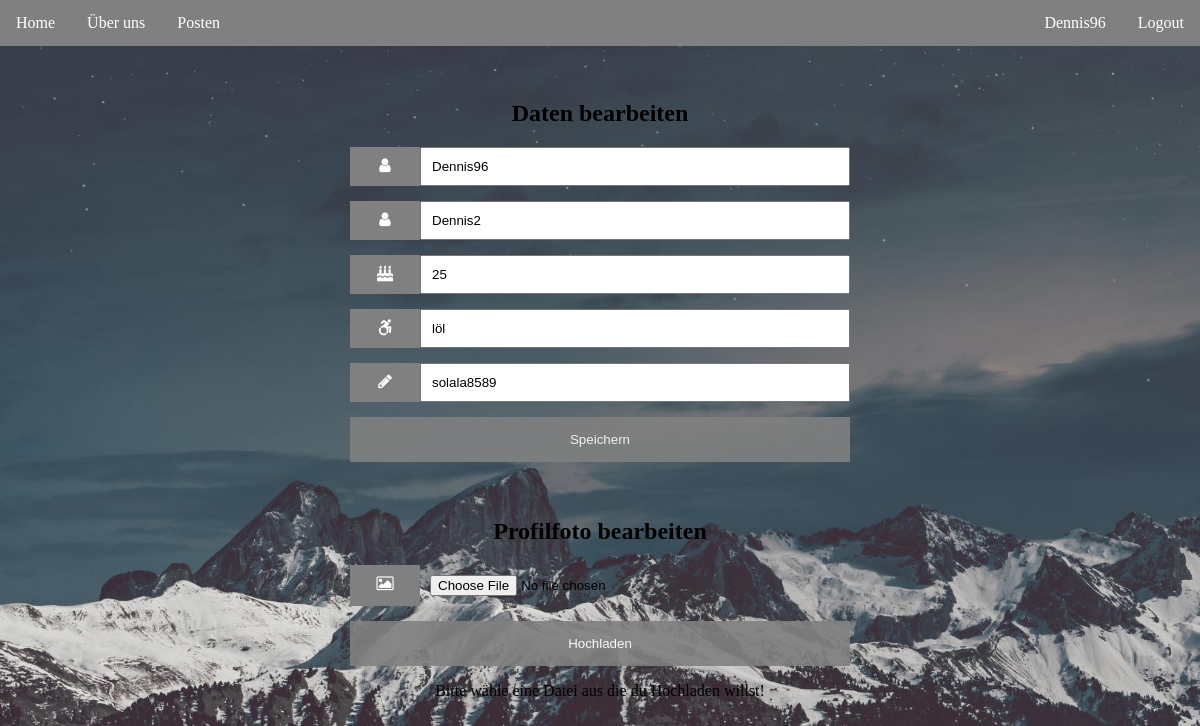
Screenshot of /login/profileedit.php?username=Dennis96 (signed in) with the database file from the repository.
### tables this page shows
CREATE TABLE `benutzer` (
  `id` int(11) NOT NULL,
  `vname` text NOT NULL,
  `nname` text NOT NULL,
  `username` varchar(25) NOT NULL,
  `passwort` varchar(1000) NOT NULL,
  `behinderung` varchar(1000) NOT NULL,
  `age` int(11) NOT NULL,
  `hobbys` varchar(1000) NOT NULL,
  `inserted_at` timestamp NOT NULL DEFAULT current_timestamp() ON UPDATE current_timestamp()
);

### login/profileedit.php (the view, shortened to what this page needs)
<?php
require "../includes/functions.php";
require "../includes/connection.php";
$usernamee = $_GET['username'];
?>
<?php
    $stmt = $dbh -> prepare("Select username, vname, age, behinderung, hobbys FROM benutzer WHERE username = '$usernamee'");
    $stmt ->execute(array('username' => $_GET['username'] ));
    $row = $stmt->fetch();
  ?>
  <form action="profileedit.php" style="max-width:500px;margin:auto" method="post">
  <h2 class="hanm">Daten bearbeiten</h2>
  <div class="eingabefeld">
    <i class="fa fa-user icon"></i>
    <input class="eingabefeld-text" type="text" readonly name="username" value='<?php echo $row['username'];?>' >
  </div>
  <div class="eingabefeld">
    <i class="fa fa-user icon"></i>
    <input class="eingabefeld-text" type="text" readonly  name="vname" value='<?php echo $row['vname'];?>' >
  </div>
  <div class="eingabefeld">
    <i class="fa fa-birthday-cake icon"></i>
    <input class="eingabefeld-text" type="number" name="age" value='<?php echo $row['age'];?>'>
  </div>
  <div class="eingabefeld">
    <i class="fa fa-wheelchair-alt icon"></i>
    <input class="eingabefeld-text" type="text" name="behinderung" value='<?php echo $row['behinderung'];?>'>
  </div>
  <div class="eingabefeld">
    <i class="fa fa-pencil icon"></i>
    <input class="eingabefeld-text" type="text" name="hobbys" value='<?php echo $row['hobbys'];?>'>
  </div>
<input  class="btn" type="submit" value="Speichern" name="speichern">
</form>
<form action="profileedit.php" method="post" style="max-width:500px;margin:auto" enctype="multipart/form-data">
<br> <br>
<h2 class="hanm">Profilfoto bearbeiten</h2>
<div class="eingabefeld">
    <i class="fa fa-image icon"></i>
    <input class="eingabefeld-text" type="file" name="bild"  accept="image/png, image/jpeg">
  </div>
    <input type="submit" value="Hochladen" class="btn" name="fotosave">
</form>
<?php
  $username = $_SESSION['username'];
  $statusMsg = '';
  $zielpfad = "../pics/";
  $bildname = basename($_FILES["bild"]["name"]);
  $zielbildpfad = $zielpfad . $bildname;
  $fileType = pathinfo($zielbildpfad, PATHINFO_EXTENSION);
  if(isset($_POST["fotosave"]) && !empty($_FILES["bild"]["name"])){
    require "../includes/connection.php";
    $allowTypes = array('jpg','png','jpeg');
    if(in_array($fileType, $allowTypes)){
        if(move_uploaded_file($_FILES["bild"]["tmp_name"], $zielbildpfad)){
            $insert = $dbh->query("INSERT into  bilder (username, file_name, uploaded_on) VALUES ('".$username."','".$bildname."', current_timestamp)");
            echo '<meta http-equiv="refresh" content="0; URL=../entries/about.php">';
            if($insert){
                $statusMsg = "Das Bild ".$bildname. " wurde erfolgreich hochgeladen";
            }else{
                $statusMsg = "Hochladen fehlgeschlagen.";
            }
        }else{
            $statusMsg = "Hochladen fehlgeschlagen.";
        }
    }else{
        $statusMsg = 'Sorry, nur JPG, JPEG & PNG Dateien können hochgeladen werden.';
    }
  }else{
    $statusMsg = 'Bitte wähle eine Datei aus die du Hochladen willst!';
  }
  echo ('<p style= "text-align:center">'. $statusMsg .'</p>');
?>

### css/style.css (style rules this page uses)
body { background: url(../pics/backgr.jpg) no-repeat center center fixed; -webkit-background-size: cover; -moz-background-size: cover; -o-background-size: cover; background-size: cover; }
.eingabefeld { display: flex; width: 100%; margin-bottom: 15px; }
.icon { padding: 10px; background: gray; color: white; min-width: 50px; text-align: center; }
.eingabefeld-text { width: 100%; padding: 10px; outline: none; }
.btn { background-color: gray; color: white; padding: 15px 20px; border: none; cursor: pointer; width: 100%; opacity: 0.9; }
.hanm { text-align: center; }

### rows the page displays
benutzer: username "Dennis96", vname "Dennis2", age "25", behinderung "löl", hobbys "solala8589"

### other values shown
$sesionname "Dennis96"
$statusMsg "Bitte wähle eine Datei aus die du Hochladen willst!"
